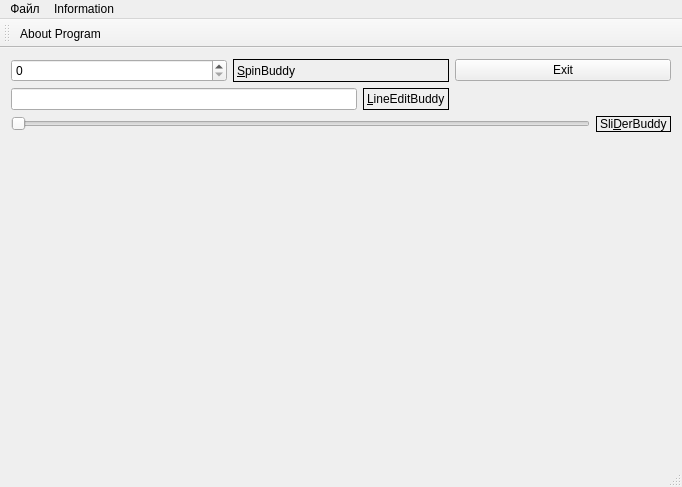
<?xml version="1.0" encoding="UTF-8"?>
<ui version="4.0">
 <class>MainWindow</class>
 <widget class="QMainWindow" name="MainWindow">
  <property name="geometry">
   <rect>
    <x>0</x>
    <y>0</y>
    <width>682</width>
    <height>487</height>
   </rect>
  </property>
  <property name="windowTitle">
   <string>Дизайнер</string>
  </property>
  <property name="windowIcon">
   <iconset>
    <normaloff>:/Images/Images/icon2.ico</normaloff>:/Images/Images/icon2.ico</iconset>
  </property>
  <widget class="QWidget" name="centralWidget">
   <property name="statusTip">
    <string>Ничего не делаю…</string>
   </property>
   <layout class="QGridLayout" name="gridLayout">
    <item row="1" column="0" colspan="2">
     <layout class="QHBoxLayout" name="horizontalLayout_2">
      <item>
       <widget class="QLineEdit" name="lineEdit"/>
      </item>
      <item>
       <widget class="QLabel" name="label_2">
        <property name="frameShape">
         <enum>QFrame::Box</enum>
        </property>
        <property name="text">
         <string>&amp;LineEditBuddy</string>
        </property>
        <property name="buddy">
         <cstring>lineEdit</cstring>
        </property>
       </widget>
      </item>
     </layout>
    </item>
    <item row="0" column="0" colspan="2">
     <layout class="QHBoxLayout" name="horizontalLayout">
      <item>
       <widget class="QSpinBox" name="spinBox"/>
      </item>
      <item>
       <widget class="QLabel" name="label">
        <property name="frameShape">
         <enum>QFrame::Box</enum>
        </property>
        <property name="text">
         <string>&amp;SpinBuddy</string>
        </property>
        <property name="buddy">
         <cstring>spinBox</cstring>
        </property>
       </widget>
      </item>
     </layout>
    </item>
    <item row="3" column="0" colspan="3">
     <layout class="QHBoxLayout" name="horizontalLayout_3">
      <item>
       <widget class="QSlider" name="horizontalSlider">
        <property name="orientation">
         <enum>Qt::Horizontal</enum>
        </property>
       </widget>
      </item>
      <item>
       <widget class="QLabel" name="label_3">
        <property name="frameShape">
         <enum>QFrame::Box</enum>
        </property>
        <property name="text">
         <string>Sli&amp;DerBuddy</string>
        </property>
        <property name="buddy">
         <cstring>horizontalSlider</cstring>
        </property>
       </widget>
      </item>
     </layout>
    </item>
    <item row="0" column="2">
     <widget class="QPushButton" name="pushButton">
      <property name="text">
       <string>Exit</string>
      </property>
      <property name="icon">
       <iconset resource="lab4_resources.qrc">
        <normaloff>:/pictures/Images/spider1.bmp</normaloff>:/pictures/Images/spider1.bmp</iconset>
      </property>
      <property name="checkable">
       <bool>true</bool>
      </property>
     </widget>
    </item>
    <item row="4" column="0" colspan="3">
     <widget class="MyPicture" name="widget" native="true">
      <property name="sizePolicy">
       <sizepolicy hsizetype="Preferred" vsizetype="Preferred">
        <horstretch>0</horstretch>
        <verstretch>1</verstretch>
       </sizepolicy>
      </property>
     </widget>
    </item>
   </layout>
  </widget>
  <widget class="QMenuBar" name="menuBar">
   <property name="geometry">
    <rect>
     <x>0</x>
     <y>0</y>
     <width>682</width>
     <height>21</height>
    </rect>
   </property>
   <property name="autoFillBackground">
    <bool>false</bool>
   </property>
   <property name="defaultUp">
    <bool>false</bool>
   </property>
   <property name="nativeMenuBar">
    <bool>true</bool>
   </property>
   <widget class="QMenu" name="menu">
    <property name="title">
     <string>Файл</string>
    </property>
    <addaction name="separator"/>
    <addaction name="separator"/>
    <addaction name="action_exit"/>
    <addaction name="actioncommand"/>
   </widget>
   <widget class="QMenu" name="menuInformation">
    <property name="title">
     <string>Information</string>
    </property>
    <addaction name="actionAbout"/>
    <addaction name="actioncommand"/>
   </widget>
   <addaction name="menu"/>
   <addaction name="menuInformation"/>
  </widget>
  <widget class="QToolBar" name="mainToolBar">
   <property name="windowTitle">
    <string/>
   </property>
   <property name="toolButtonStyle">
    <enum>Qt::ToolButtonTextOnly</enum>
   </property>
   <attribute name="toolBarArea">
    <enum>TopToolBarArea</enum>
   </attribute>
   <attribute name="toolBarBreak">
    <bool>false</bool>
   </attribute>
   <addaction name="actionAbout"/>
  </widget>
  <widget class="QStatusBar" name="statusBar"/>
  <action name="action_exit">
   <property name="icon">
    <iconset resource="lab4_resources.qrc">
     <normaloff>:/pictures/Images/icon2.ico</normaloff>:/pictures/Images/icon2.ico</iconset>
   </property>
   <property name="text">
    <string>&amp;exit</string>
   </property>
   <property name="toolTip">
    <string>Exit from program</string>
   </property>
   <property name="shortcut">
    <string>Ctrl+E</string>
   </property>
  </action>
  <action name="actionAbout">
   <property name="icon">
    <iconset resource="lab4_resources.qrc">
     <normaloff>:/pictures/Images/iconInfo.ico</normaloff>:/pictures/Images/iconInfo.ico</iconset>
   </property>
   <property name="text">
    <string>About Program</string>
   </property>
   <property name="iconText">
    <string>About Program</string>
   </property>
   <property name="toolTip">
    <string>About program</string>
   </property>
   <property name="iconVisibleInMenu">
    <bool>true</bool>
   </property>
  </action>
  <action name="actioncommand">
   <property name="icon">
    <iconset resource="lab4_resources.qrc">
     <normaloff>:/pictures/Images/spider1.bmp</normaloff>:/pictures/Images/spider1.bmp</iconset>
   </property>
   <property name="text">
    <string>command</string>
   </property>
   <property name="iconVisibleInMenu">
    <bool>true</bool>
   </property>
  </action>
 </widget>
 <layoutdefault spacing="6" margin="11"/>
 <customwidgets>
  <customwidget>
   <class>MyPicture</class>
   <extends>QWidget</extends>
   <header>mypicture.h</header>
   <container>1</container>
   <slots>
    <slot>scaleChanged(int)</slot>
   </slots>
  </customwidget>
 </customwidgets>
 <resources>
  <include location="lab4_resources.qrc"/>
 </resources>
 <connections>
  <connection>
   <sender>horizontalSlider</sender>
   <signal>valueChanged(int)</signal>
   <receiver>spinBox</receiver>
   <slot>setValue(int)</slot>
   <hints>
    <hint type="sourcelabel">
     <x>127</x>
     <y>117</y>
    </hint>
    <hint type="destinationlabel">
     <x>129</x>
     <y>56</y>
    </hint>
   </hints>
  </connection>
  <connection>
   <sender>spinBox</sender>
   <signal>valueChanged(QString)</signal>
   <receiver>lineEdit</receiver>
   <slot>setText(QString)</slot>
   <hints>
    <hint type="sourcelabel">
     <x>45</x>
     <y>63</y>
    </hint>
    <hint type="destinationlabel">
     <x>248</x>
     <y>86</y>
    </hint>
   </hints>
  </connection>
  <connection>
   <sender>spinBox</sender>
   <signal>valueChanged(int)</signal>
   <receiver>horizontalSlider</receiver>
   <slot>setValue(int)</slot>
   <hints>
    <hint type="sourcelabel">
     <x>30</x>
     <y>64</y>
    </hint>
    <hint type="destinationlabel">
     <x>206</x>
     <y>130</y>
    </hint>
   </hints>
  </connection>
  <connection>
   <sender>action_exit</sender>
   <signal>triggered()</signal>
   <receiver>MainWindow</receiver>
   <slot>close()</slot>
   <hints>
    <hint type="sourcelabel">
     <x>-1</x>
     <y>-1</y>
    </hint>
    <hint type="destinationlabel">
     <x>294</x>
     <y>179</y>
    </hint>
   </hints>
  </connection>
  <connection>
   <sender>mainToolBar</sender>
   <signal>actionTriggered(QAction*)</signal>
   <receiver>MainWindow</receiver>
   <slot>close()</slot>
   <hints>
    <hint type="sourcelabel">
     <x>29</x>
     <y>33</y>
    </hint>
    <hint type="destinationlabel">
     <x>5</x>
     <y>97</y>
    </hint>
   </hints>
  </connection>
  <connection>
   <sender>pushButton</sender>
   <signal>clicked()</signal>
   <receiver>action_exit</receiver>
   <slot>trigger()</slot>
   <hints>
    <hint type="sourcelabel">
     <x>505</x>
     <y>64</y>
    </hint>
    <hint type="destinationlabel">
     <x>-1</x>
     <y>-1</y>
    </hint>
   </hints>
  </connection>
  <connection>
   <sender>horizontalSlider</sender>
   <signal>valueChanged(int)</signal>
   <receiver>widget</receiver>
   <slot>scaleChanged(int)</slot>
   <hints>
    <hint type="sourcelabel">
     <x>410</x>
     <y>121</y>
    </hint>
    <hint type="destinationlabel">
     <x>152</x>
     <y>214</y>
    </hint>
   </hints>
  </connection>
  <connection>
   <sender>lineEdit</sender>
   <signal>textChanged(QString)</signal>
   <receiver>statusBar</receiver>
   <slot>showMessage(QString)</slot>
   <hints>
    <hint type="sourcelabel">
     <x>258</x>
     <y>93</y>
    </hint>
    <hint type="destinationlabel">
     <x>445</x>
     <y>476</y>
    </hint>
   </hints>
  </connection>
 </connections>
</ui>
